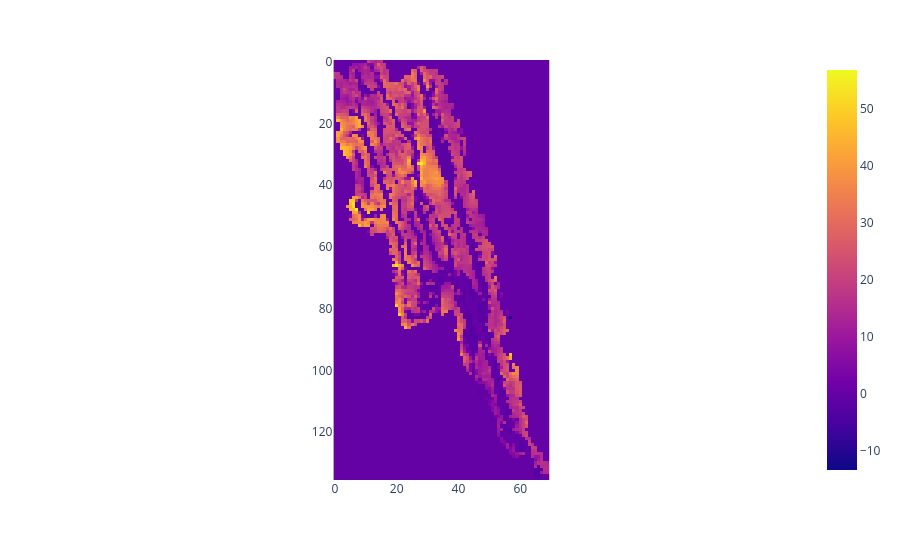

Here is the notebook cell this chart was saved with:
### Code cell
wtd_flow_barrier = get_wtd(flow_barrier, 8760*10)
wtd_no_flow_barrier = get_wtd(no_flow_barrier, 8760*10)
px.imshow(wtd_no_flow_barrier-wtd_flow_barrier)

### Figure 1 — Plotly figure (JSON) as saved in the notebook; plotly's stock layout.template omitted (floating-point values rounded to 4 significant figures; data arrays with more than 128 entries replaced by an {"elided": "..."} marker saying what was removed)
{"data": [{"coloraxis": "coloraxis", "hovertemplate": "x: %{x}<br>y: %{y}<br>color: %{z}<extra></extra>", "name": "0", "type": "heatmap", "xaxis": "x", "yaxis": "y", "z": {"elided": "136x70 float values"}}], "layout": {"coloraxis": {"colorscale": [[0, "#0d0887"], [0.1111, "#46039f"], [0.2222, "#7201a8"], [0.3333, "#9c179e"], [0.4444, "#bd3786"], [0.5556, "#d8576b"], [0.6667, "#ed7953"], [0.7778, "#fb9f3a"], [0.8889, "#fdca26"], [1, "#f0f921"]]}, "margin": {"t": 60}, "xaxis": {"anchor": "y", "constrain": "domain", "domain": [0, 1], "scaleanchor": "y"}, "yaxis": {"anchor": "x", "autorange": "reversed", "constrain": "domain", "domain": [0, 1]}}}
